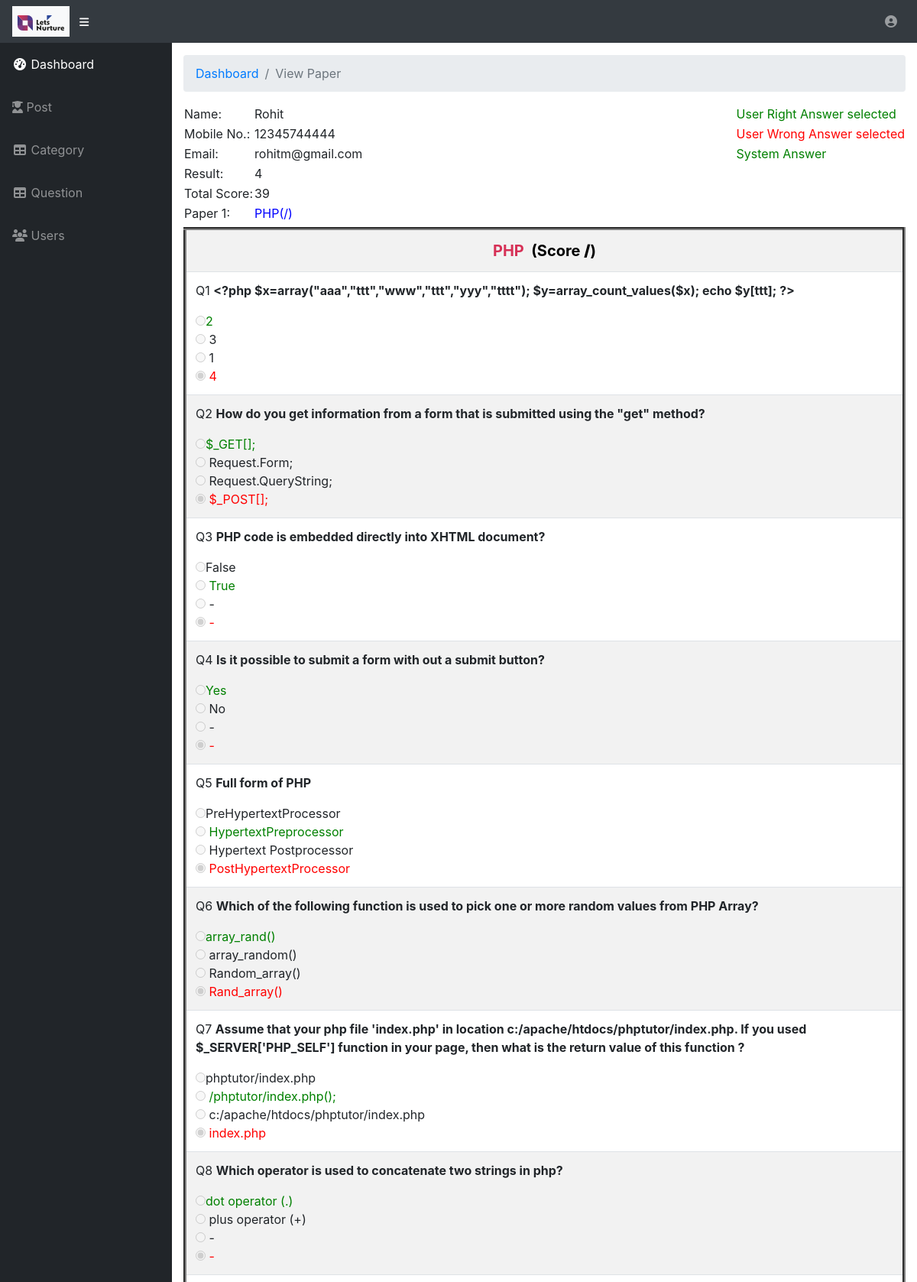
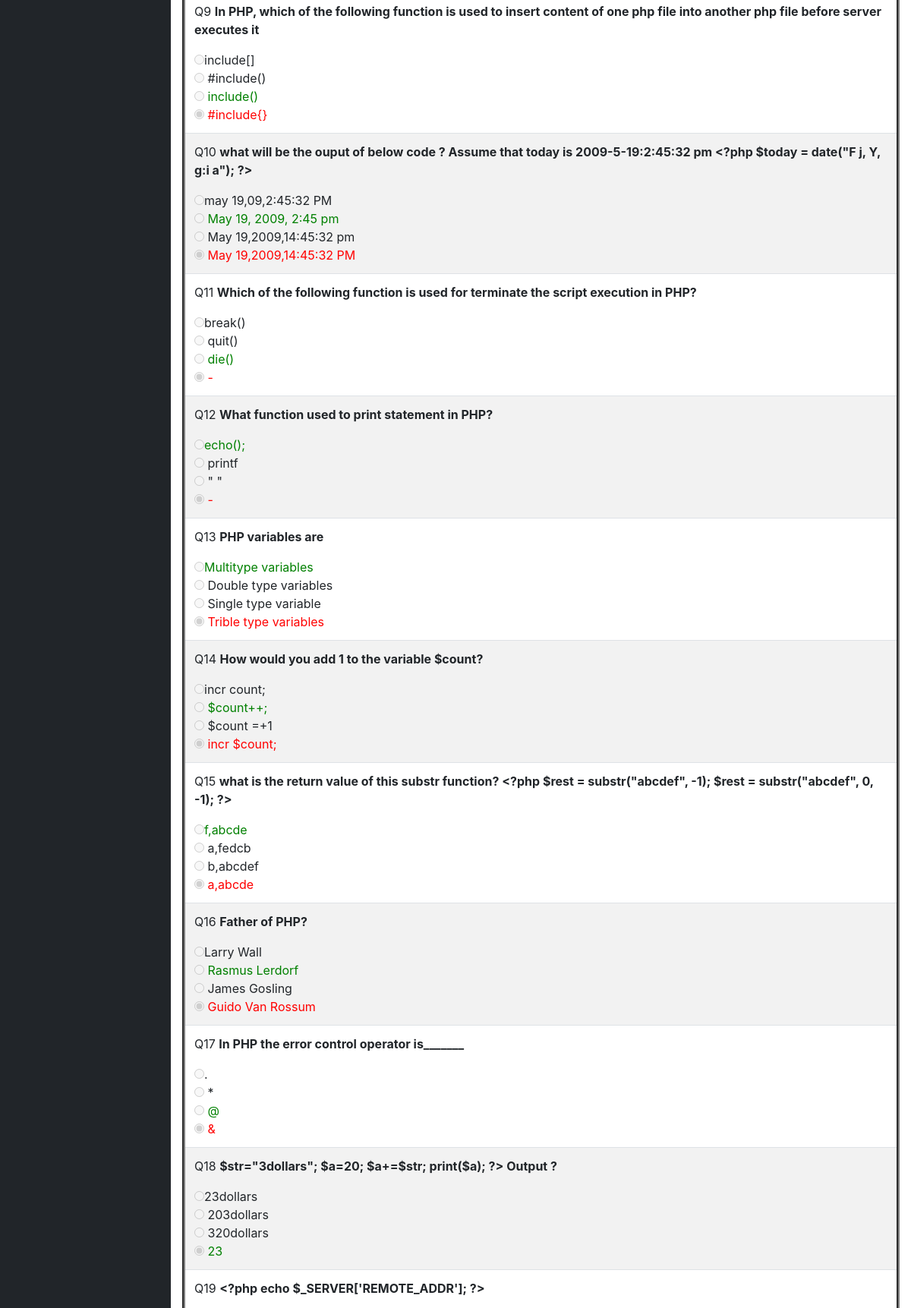
The app's page /viewpaper1.php?id=12 (signed in, upper part) with its own data (2 pictures, top to bottom).
### tables this page shows
CREATE TABLE `users1` (
  `id` int(11) NOT NULL,
  `name` varchar(100) NOT NULL,
  `dob` text NOT NULL,
  `email` varchar(100) NOT NULL,
  `mobile` bigint(12) NOT NULL,
  `password` varchar(100) NOT NULL,
  `status` enum('0','1') NOT NULL COMMENT '0)active 1)inactive',
  `post` int(11) NOT NULL,
  `city` text NOT NULL,
  `experience` varchar(5) NOT NULL,
  `notice` int(11) NOT NULL,
  `score` text,
  `tscore` text,
  `result` int(11) DEFAULT NULL,
  `total` int(11) DEFAULT NULL,
  `create_at` timestamp NOT NULL DEFAULT CURRENT_TIMESTAMP,
  `update_at` timestamp NOT NULL DEFAULT CURRENT_TIMESTAMP ON UPDATE CURRENT_TIMESTAMP
);

CREATE TABLE `category1` (
  `id` int(11) NOT NULL,
  `category_name` varchar(100) NOT NULL,
  `category_des` text NOT NULL,
  `post` varchar(50) NOT NULL,
  `exper` text NOT NULL,
  `time` decimal(3,2) NOT NULL,
  `created_at` timestamp NOT NULL DEFAULT CURRENT_TIMESTAMP,
  `updated_at` timestamp NOT NULL DEFAULT CURRENT_TIMESTAMP ON UPDATE CURRENT_TIMESTAMP
);

CREATE TABLE `question1` (
  `id` int(11) NOT NULL,
  `category_id` int(11) NOT NULL,
  `question` longtext NOT NULL,
  `answer1` longtext NOT NULL,
  `answer2` longtext NOT NULL,
  `answer3` longtext NOT NULL,
  `answer4` longtext NOT NULL,
  `correct_ans` int(11) NOT NULL,
  `create_at` timestamp NOT NULL DEFAULT CURRENT_TIMESTAMP,
  `update_at` timestamp NOT NULL DEFAULT CURRENT_TIMESTAMP ON UPDATE CURRENT_TIMESTAMP
);

CREATE TABLE `user_answer1` (
  `id` int(11) NOT NULL,
  `user_id` int(11) NOT NULL,
  `question_id` int(11) NOT NULL,
  `answer` int(11) DEFAULT NULL,
  `create_at` timestamp NOT NULL DEFAULT CURRENT_TIMESTAMP,
  `updated_at` timestamp NOT NULL DEFAULT CURRENT_TIMESTAMP ON UPDATE CURRENT_TIMESTAMP
);

### viewpaper1.php (the view, shortened to what this page needs)
<?php
include "con.php";
if (isset($_SESSION["username"]) || isset($_COOKIE["username"])) {
  include "header-admin.php";?>
      <div id="content-wrapper">
        <div class="container-fluid">
          <ol class="breadcrumb">
            <li class="breadcrumb-item">
              <a href="#">Dashboard</a>
            </li>
            <li class="breadcrumb-item active">View Paper</li>
          </ol>
          <div  style="float: right; padding-bottom: 5px;">
              <table>
                <tr><td><span style="color:green">User Right Answer selected</span></td></tr>
                <tr><td><span style="color:red">User Wrong Answer selected</span></td></tr>
                <tr><td><span style="color:green">System Answer</span></td></tr>
              </table>
</div>
<?php
$id = array();
$query="select name,email,mobile,total,result,post,experience,score,tscore from users1 where id='".$_REQUEST['id']."'";
$result=mysqli_query($con,$query);
$arr4=mysqli_fetch_array($result,MYSQLI_BOTH);
$cat_score = json_decode($arr4['score'], true);
$cat_tscore = json_decode($arr4['tscore'], true);
  $query1="select id,time FROM category1 where find_in_set('".$arr4['post']."',post) and find_in_set('".$arr4['experience']."',exper)";
  $result1=mysqli_query($con,$query1);
  while($arr=mysqli_fetch_array($result1,MYSQLI_BOTH)){
  array_push($id, $arr['id']);
}
$i=1;
?>
       <div  style="float: left; padding-bottom: 5px;">
              <table >
                <tr><td>Name:</td><td><?php echo $arr4['name']; ?></td></tr>
                <tr><td>Mobile No.:</td><td><?php echo $arr4['mobile']; ?></td></tr>
                <tr><td>Email:</td><td><?php echo $arr4['email']; ?></td></tr>
                <tr><td>Result:</td><td><?php echo $arr4['result']; ?></td></tr>
                <tr><td>Total Score:</td><td><?php echo $arr4['total']; ?></td></tr>
                <?php foreach ($id as $cid) {
                  $query="select category_name from category1 where id='".$cid."'";
                  $result=mysqli_query($con,$query);
                  $arr5=mysqli_fetch_array($result,MYSQLI_BOTH);
                  ?>
                  <tr><td>Paper <?php echo $i; ?>:</td><td style="color: blue;"><?php echo $arr5['category_name']; ?>(<?php echo $cat_score[$cid]; ?>/<?php echo $cat_tscore[$cid]; ?>)</td></tr>
                  <?php
               $i++; }?>
              </table>
</div>
<div class="clearfix"></div>
        	<?php
        	 $i=1;
        	 foreach ($id as $cid) {
            $query="select category_name from category1 where id='".$cid."'";
$result=mysqli_query($con,$query);
$arr=mysqli_fetch_array($result,MYSQLI_BOTH);
?>
        	 <table class="table table-striped" border="4">
            <tr><th style="text-align: center; font-size: 20px; color: #d63056;"><?php echo $arr['category_name']; ?><span style="color: black;">&nbsp&nbsp(Score&nbsp<b><?php echo $cat_score[$cid]; ?>/<?php echo $cat_tscore[$cid]; ?></b>)</span></th></tr>
        	<?php $query2="select question1.id,question1.question,question1.answer1,question1.answer2,question1.answer3,question1.answer4,question1.correct_ans from  question1 where category_id='".$cid."'";
        	$result2=mysqli_query($con,$query2);
        	while ($arr2=mysqli_fetch_array($result2,MYSQLI_BOTH)):
            $query3="select answer from user_answer1 where user_id='".$_REQUEST['id']."' and question_id='".$arr2['id']."'";
            $result3=mysqli_query($con,$query3);
            $arr3=mysqli_fetch_array($result3,MYSQLI_BOTH);
        	?>
            <tr><td>
  <p>Q<?php echo $i." "."<b>".$arr2['question']."</b>";?></p>
  <input type="radio"  <?php if($arr3['answer']=='1') echo "checked";?> value="1" disabled><span <?php if($arr3['answer']=='1') {  if($arr3['answer']==$arr2['correct_ans']){ echo 'style="color:green;"'; }else{ echo 'style="color:red;"';}} if($arr2['correct_ans']=='1'){ echo 'style="color:green;"'; } ?> ><?php  echo $arr2['answer1'] ?></span> <br>
  <input type="radio"  <?php if($arr3['answer']=='2') echo "checked";?> value="2" disabled> <span <?php if($arr3['answer']=='2') {  if($arr3['answer']==$arr2['correct_ans']){ echo 'style="color:green;"'; }else{ echo 'style="color:red;"';}} if($arr2['correct_ans']=='2'){ echo 'style="color:green;"'; } ?> ><?php  echo $arr2['answer2'] ?></span> <br>
   <input type="radio" <?php if($arr3['answer']=='3') echo "checked";?> value="3" disabled> <span <?php if($arr3['answer']=='3') {  if($arr3['answer']==$arr2['correct_ans']){ echo 'style="color:green;"'; }else{ echo 'style="color:red;"';}} if($arr2['correct_ans']=='3'){ echo 'style="color:green;"'; } ?> ><?php  echo $arr2['answer3'] ?></span> <br>
  <input type="radio"  <?php if($arr3['answer']=='4') echo "checked";?> value="4" disabled> <span <?php if($arr3['answer']=='4') {  if($arr3['answer']==$arr2['correct_ans']){ echo 'style="color:green;"'; }else{ echo 'style="color:red;"';}} if($arr2['correct_ans']=='4'){ echo 'style="color:green;"'; } ?> ><?php  echo $arr2['answer4'] ?></span>
		</td></tr>
		 <?php
		  $i++;
		endwhile; ?>
        </table>
<?php }  ?>
        </div>
      </div>
    </div>
<?php
include "footer-admin.php";
}
else
  {
    header("Location: admin-login.php");
  }?>

### css/sb-admin.css (style rules this page uses)
html { position: relative; min-height: 100%; }
body { height: 100%; }
#wrapper #content-wrapper { overflow-x: hidden; width: 100%; padding-top: 1rem; padding-bottom: 80px; }
:root { --input-padding-x: 0.75rem; --input-padding-y: 0.75rem; }

### records on screen
users1: name "Rohit", mobile "12345744444", email "rohitm@gmail.com", result "4", total "39"
category1: category_name "PHP"
question1: question "<?php $x=array(\"aaa\",\"ttt\",\"www\",\"ttt\",\"yyy\",\"tttt\"); $y=array_count_values($x); echo $y[ttt]; ?>", answer1 "2", answer2 "3", answer3 "1", answer4 "4"
user_answer1: answer "☑"
question1: question "How do you get information from a form that is submitted using the \"get\" method?", answer1 "$_GET[];", answer2 "Request.Form;", answer3 "Request.QueryString;", answer4 "$_POST[];"
user_answer1: answer "☑"
question1: question "PHP code is embedded directly into XHTML document?", answer1 "False", answer2 "True", answer3 "-", answer4 "-"
user_answer1: answer "☑"
question1: question "Is it possible to submit a form with out a submit button?", answer1 "Yes", answer2 "No", answer3 "-", answer4 "-"
user_answer1: answer "☑"
question1: question "Full form of PHP", answer1 "PreHypertextProcessor", answer2 "HypertextPreprocessor", answer3 "Hypertext Postprocessor", answer4 "PostHypertextProcessor"
user_answer1: answer "☑"
question1: question "Which of the following function is used to pick one or more random values from PHP Array?", answer1 "array_rand()", answer2 "array_random()", answer3 "Random_array()", answer4 "Rand_array()"
user_answer1: answer "☑"
question1: question "Assume that your php file 'index.php' in location c:/apache/htdocs/phptutor/index.php. If you used $_SERVER['PHP_SELF'] function in your page, then what is the return value of this function ?", answer1 "phptutor/index.php", answer2 "/phptutor/index.php();", answer3 "c:/apache/htdocs/phptutor/index.php", answer4 "index.php"
user_answer1: answer "☑"
question1: question "Which operator is used to concatenate two strings in php?", answer1 "dot operator (.)", answer2 "plus operator (+)", answer3 "-", answer4 "-"
user_answer1: answer "☑"
question1: question "In PHP, which of the following function is used to insert content of one php file into another php file before server executes it", answer1 "include[]", answer2 "#include()", answer3 "include()", answer4 "#include{}"
user_answer1: answer "☑"
question1: question "what will be the ouput of below code ? Assume that today is 2009-5-19:2:45:32 pm <?php $today = date(\"F j, Y, g:i a\"); ?>", answer1 "may 19,09,2:45:32 PM", answer2 "May 19, 2009, 2:45 pm", answer3 "May 19,2009,14:45:32 pm", answer4 "May 19,2009,14:45:32 PM"
user_answer1: answer "☑"
question1: question "Which of the following function is used for terminate the script execution in PHP?", answer1 "break()", answer2 "quit()", answer3 "die()", answer4 "-"
user_answer1: answer "☑"
question1: question "What function used to print statement in PHP?", answer1 "echo();", answer2 "printf", answer3 "\" \"", answer4 "-"
user_answer1: answer "☑"
question1: question "PHP variables are", answer1 "Multitype variables", answer2 "Double type variables", answer3 "Single type variable", answer4 "Trible type variables"
user_answer1: answer "☑"
question1: question "How would you add 1 to the variable $count?", answer1 "incr count;", answer2 "$count++;", answer3 "$count =+1", answer4 "incr $count;"
user_answer1: answer "☑"
question1: question "what is the return value of this substr function? <?php $rest = substr(\"abcdef\", -1); $rest = substr(\"abcdef\", 0, -1); ?>", answer1 "f,abcde", answer2 "a,fedcb", answer3 "b,abcdef", answer4 "a,abcde"
user_answer1: answer "☑"
question1: question "Father of PHP?", answer1 "Larry Wall", answer2 "Rasmus Lerdorf", answer3 "James Gosling", answer4 "Guido Van Rossum"
user_answer1: answer "☑"
question1: question "In PHP the error control operator is_______", answer1 ".", answer2 "*", answer3 "@", answer4 "&"
user_answer1: answer "☑"
question1: question "$str=\"3dollars\"; $a=20; $a+=$str; print($a); ?> Output ?", answer1 "23dollars", answer2 "203dollars", answer3 "320dollars", answer4 "23"
user_answer1: answer "☑"
question1: question "<?php echo $_SERVER['REMOTE_ADDR']; ?>"
